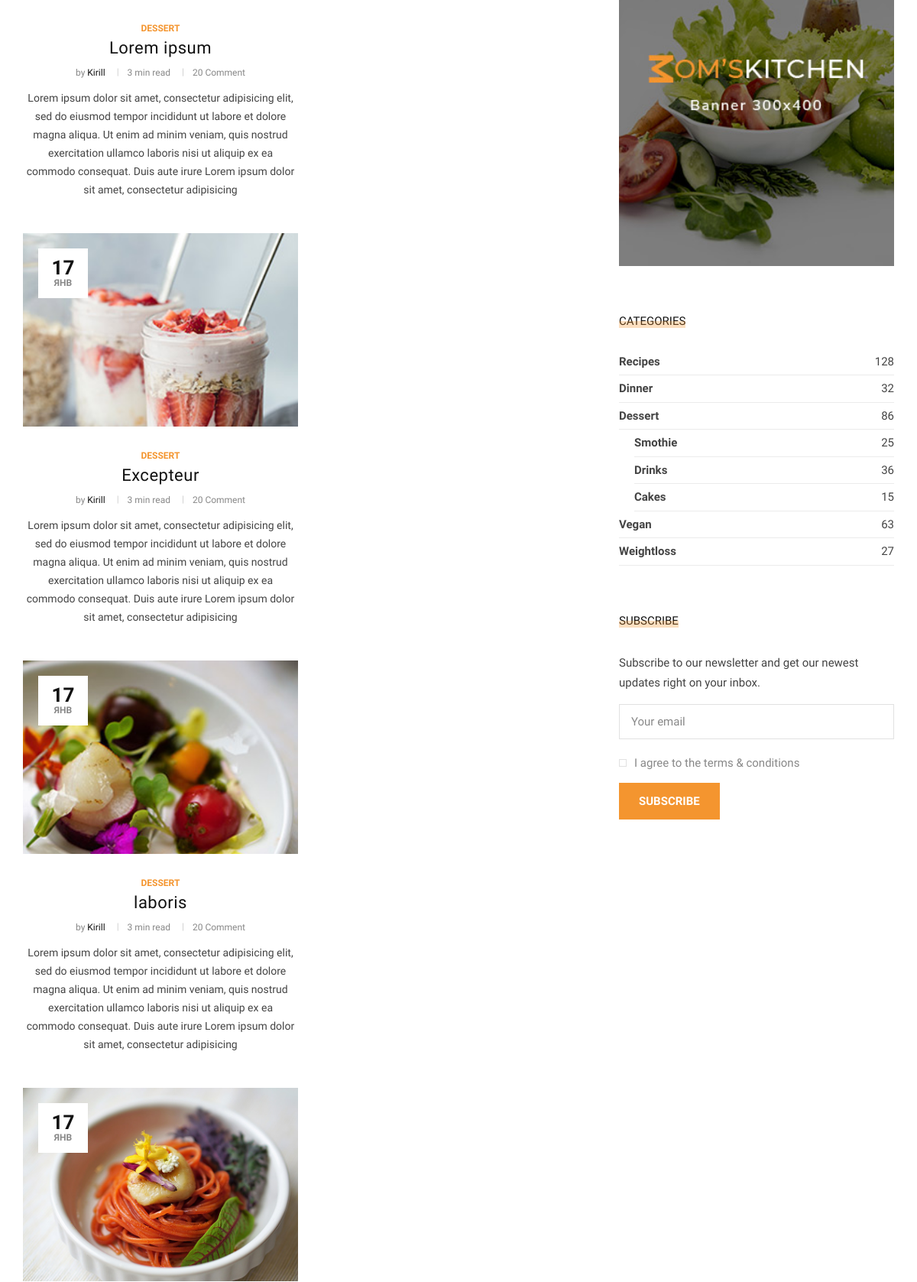
The page /dessert/ (middle part) on the database as committed earlier.
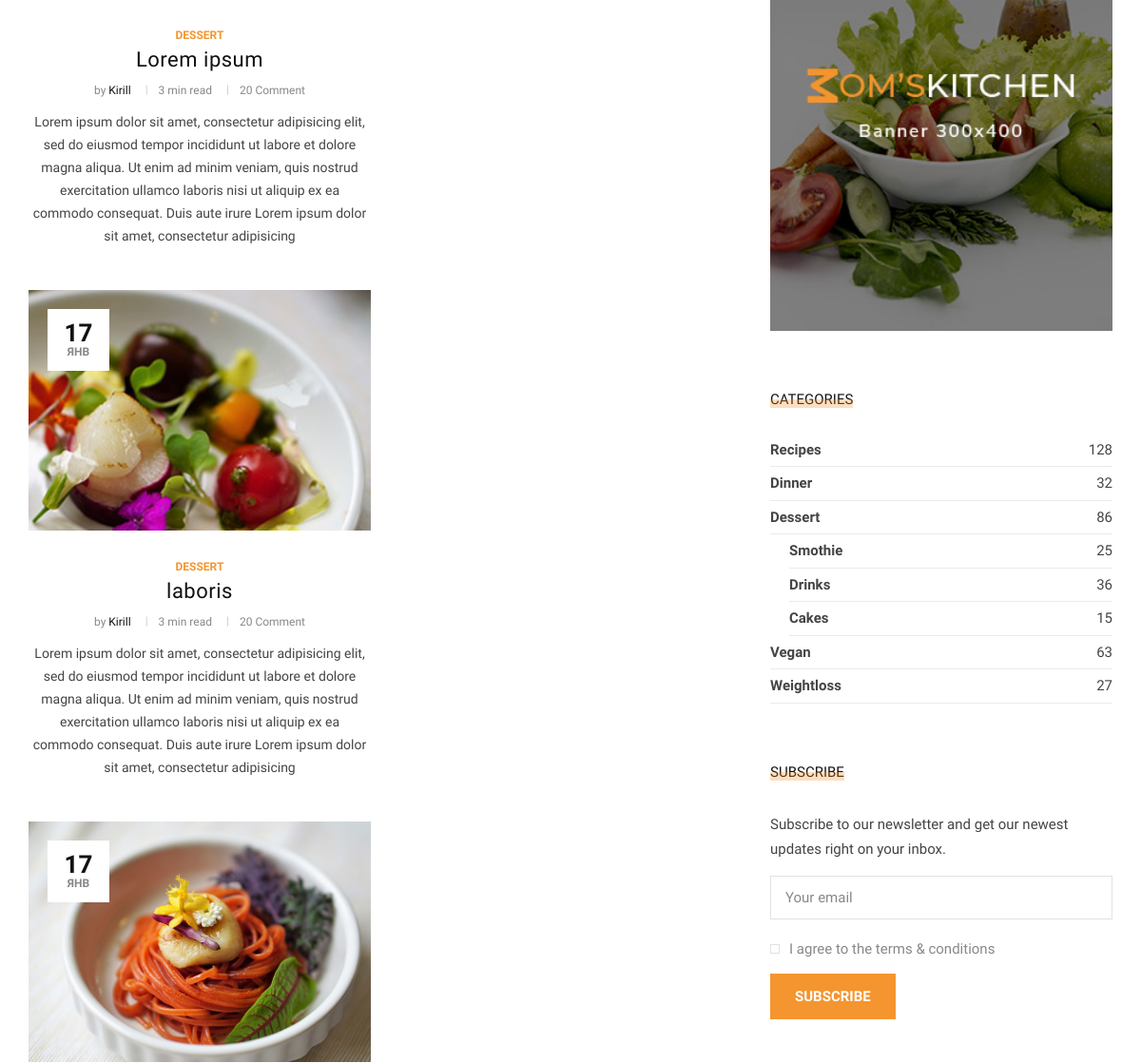
The same page on the database as committed later.
### blog/models.py (models this page shows, shortened)
class Post(models.Model):
    author = models.ForeignKey(User, related_name="post", on_delete=models.CASCADE)
    title = models.CharField(max_length=200)
    image = models.ImageField(upload_to='articles/')
    text = models.TextField()
    category = models.ForeignKey(
        Category,
        related_name="post",
        on_delete=models.SET_NULL,
        null=True,
    )
    tags = models.ManyToManyField(Tag, related_name="post")
    create_at = models.DateTimeField(auto_now_add=True)
    slug = models.SlugField(max_length=200, default='', unique=True)
    def get_absolute_url(self):
        return reverse("post_single", kwargs={"slug": self.category.slug, "post_slug": self.slug})

class Category(MPTTModel):
    name = models.CharField(max_length=100)
    slug = models.SlugField(max_length=100)
    parent = TreeForeignKey(
        'self',
        related_name="children",
        on_delete=models.SET_NULL,
        null=True,
        blank=True,
    )
    def __str__(self):
        return self.name
    class MPTTMeta:
        order_insertion_by = ['name']

### blog/views.py (the view)
# urls.py: path('<slug:slug>/', views.PostListView.as_view(), name="post_list"),
class PostListView(ListView):
    model = Post
    def get_queryset(self):
        return Post.objects.filter(category__slug=self.kwargs.get("slug")).select_related('category')

### blog/templatetags/menu_tags.py (called while the page is built)
@register.inclusion_tag('blog/include/tags/top_menu.html')
def get_categories():
    category = Category.objects.all()
    return {"list_category": category}

@register.inclusion_tag('blog/include/tags/recipes_tag.html')
def get_last_posts():
    posts = Post.objects.select_related("category").order_by("id")[:5]
    return {"list_last_post": posts}

### templates/blog/post_list.html (shortened to what the changed rows need)
{% extends 'base.html' %}
{% block content %}
    <section class="categories categories-grid spad">
        <div class="categories__post">
            <div class="container">
                <div class="categories__grid__post">
                    <div class="row">
                        <div class="col-lg-8 col-md-8">
                            <div class="row">
                                <div class="col-lg-6 col-md-6 col-sm-6">
                                    {% for post in post_list %}
                                        <div class="categories__post__item">
                                            <div class="categories__post__item__pic small__item set-bg"
                                                data-setbg="{{ post.image.url }}">
                                                <div class="post__meta">
                                                    <h4>{{ post.create_at|date:"d" }}</h4>
                                                    <span>{{ post.create_at|date:"M" }}</span>
                                                </div>
                                            </div>
                                            <div class="categories__post__item__text">
                                                <span class="post__label">{{ post.category }}</span>
                                                <h3><a href="{{ post.get_absolute_url }}">{{ post.title }}</a></h3>
                                                <ul class="post__widget">
                                                    <li>by <span>{{ post.author }}</span></li>
                                                    <li>3 min read</li>
                                                    <li>20 Comment</li>
                                                </ul>
                                                <p>{{ post.text|slice:":300" }}</p>
                                            </div>
                                        </div>
                                    {% endfor %}
                                </div>
                            </div>
                        </div>
                    </div>
                </div>
            </div>
        </div>
    </section>
{% endblock content %}

Rows that differ between the two databases and show on the page:
no longer on this page (row edited): Post: shows a picture, create_at "17", create_at "ЯНВ", category "DESSERT", title "Excepteur", author "Kirill", text "Lorem ipsum dolor sit amet, consectetur adipisicing elit, sed do eiusmod tempor incididunt ut labore et dolore magna aliqua. Ut enim ad minim veniam, quis nostrud exercitation ullamco laboris nisi ut aliquip ex ea commodo consequat. Duis aute irure Lorem ipsum dolor sit amet, consectetur adipisicing"
